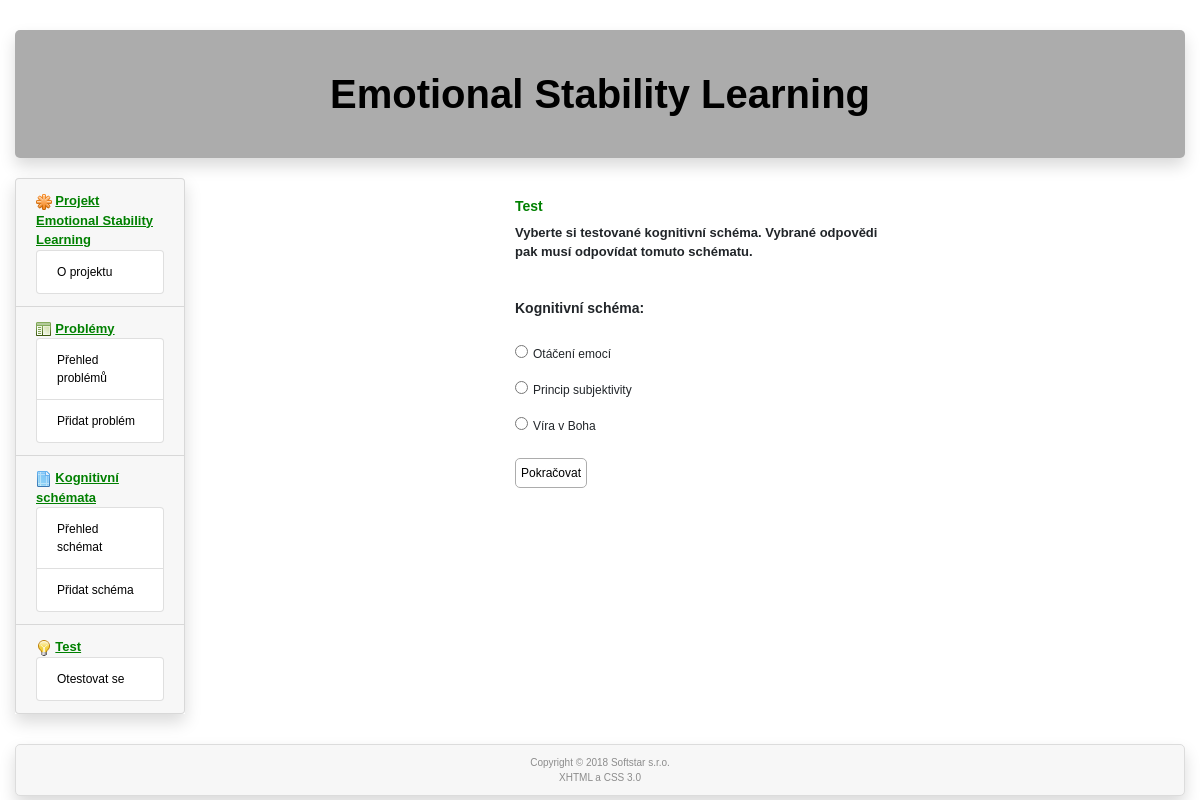
/test, run on an earlier commit of the app's database.
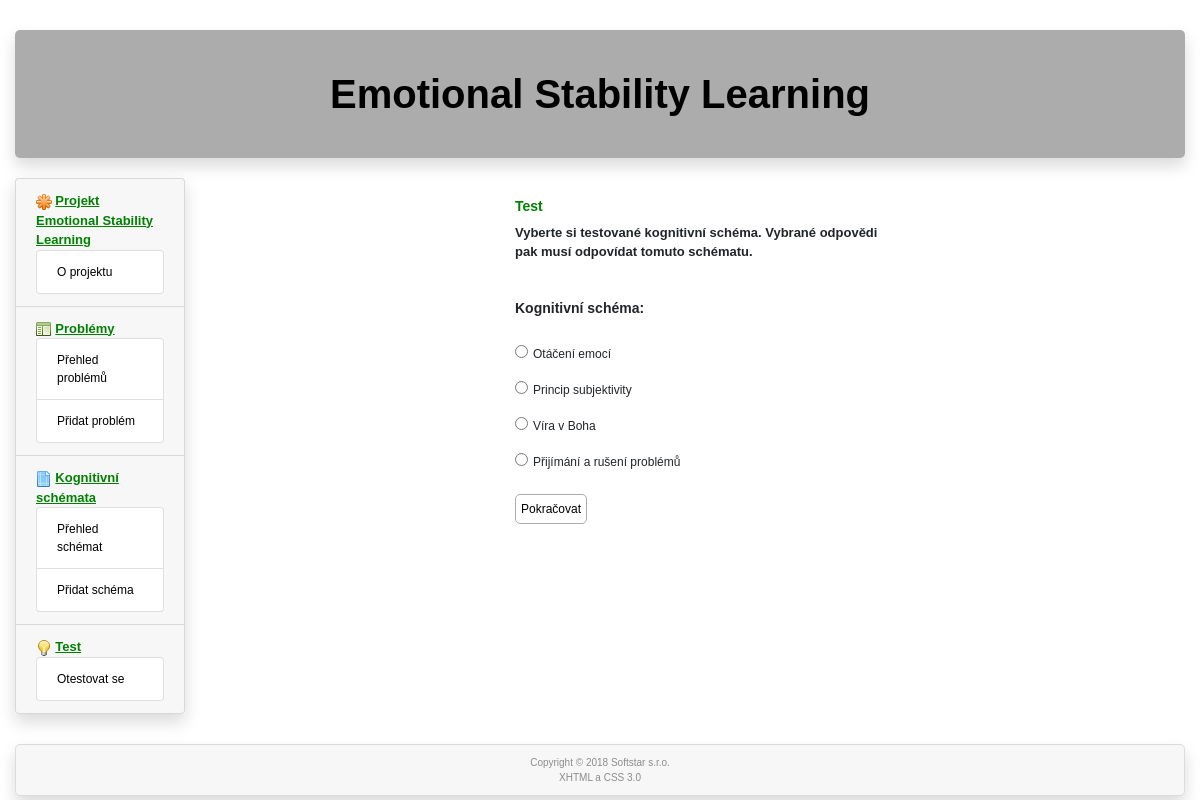
And on a later commit of the database.
### tables this page shows
CREATE TABLE `cog_schema` (
  `id` int(11) NOT NULL,
  `name` varchar(40) NOT NULL,
  `deleted` int(1) NOT NULL DEFAULT '0'
);

### www/administrator/includes/index.php (called while the page is built, shortened)
<?php
  $router = RouterController::getInstance();
  $router->ctrMain(array($_SERVER['REQUEST_URI']));
  $router->showView();
?>

### www/administrator/includes/controllers/TestController.php (called while the page is built, shortened)
<?php
class TestController extends Controller
{
    public function ctrMain($parameters)
    {
        $idcs = $_POST['idcs'];
        $cschemaModel = new CSchemaModel();
        if (empty($idcs))
        {
            $cschemas = $cschemaModel->selectAll();
        }
    }
}
?>

### www/administrator/cfg/sql.php (called while the page is built)
<?php
  $this->server='localhost';
  $this->user='emotions';
  $this->password='3M0710n5@#';
  $this->db_name='emotions';
?>

### www/administrator/models/cdb.php (called while the page is built, shortened)
<?php
class cdb {
  private $data, $querystring, $error, $conn;
  public $server, $user, $password, $db_name;
  function __construct()
  {
    require("./administrator/cfg/sql.php");
    $this->conn = null;
  }
  function connect() {
    $options=array(
      PDO::ATTR_ERRMODE => PDO::ERRMODE_EXCEPTION,
      PDO::MYSQL_ATTR_INIT_COMMAND => "SET NAMES utf8"
      );
    try {
            $this->conn = @new PDO("mysql:host=".$this->server.";dbname=".$this->db_name, $this->user, $this->password, $options);
    } catch (PDOException $e) {
        $error = 'DB connection failed: ' . $e->getMessage();
    }
    return(1);
  }
  function query($dotaz) {
    $error = '';
    try {
      $this->data=$this->conn->prepare($dotaz);
    } catch (PDOException $e) {
      $error = 'Preparation of query failed: ' . $e->getMessage();
      $this->data=null;
    }
    if ($error == '')
    {
      try {
          $result2 = $this->data->execute();
      } catch (PDOException $e) {
          $error = 'Execution of query failed: ' . $e->getMessage();
          $this->data=null;
      }
    }
    else
    {
      $this->error = $error;
      $result2 = false;
    }
    if ($result2) { return 1; }
    else  {return 0;}
  }
  function get_array() {
    $arr = array();
    if ($this->data) $arr = $this->data->fetch(PDO::FETCH_ASSOC);
    if (!empty($arr)) {return ($arr); }
    else { return 0; }
  }
};
?>

### www/administrator/models/DbModel.php (called while the page is built, shortened)
<?php
  class DbModel extends cdb
  {
    static private $instance = null;
    static function getInstance()
    {
      if (self::$instance == null)
      {
        self::$instance = new DbModel();
      }
      return self::$instance;
    }
    function selectAll($table, $order = '')
    {
      $query = "select * from $table where deleted='0'";
      if ($order != '') {
        $query .= " order by $order;";
      }
      else
      {
        $query .= ';';
      }
      if (!$this->query($query))
      {
        RouterController::getInstance()->setError('DbModel::selectAll():'.$this->get_error().'<br /><br />'.$query.'<br />');
      }
      else
      {
        $i = 0;
        while ($item=$this->get_array())
        {
        if (!empty($item))
          {
            $arr[$i] = $item;
            $i++;
          }
        }
      }
      return $arr;
    }
  }
?>

### www/administrator/models/CSchemaModel.php (called while the page is built, shortened)
<?php
class CSchemaModel
{
  public function selectAll()
  {
    $db = DbModel::getInstance();
    $cog_schemas = $db->selectAll('cog_schema', 'id asc');
    return $cog_schemas;
  }
}
?>

### www/administrator/includes/controllers/RouterController.php (called while the page is built, shortened)
<?php
class RouterController extends Controller
{
  protected $controller;
  private function camelNotation($text)
  {
    $sentence = str_replace('-', ' ', $text);
    $sentence = ucwords($sentence);
    $sentence = str_replace(' ', '', $sentence);
    return $sentence;
  }
  private function parseURL($url)
  {
    $parsedURL = parse_url($url);
    $parsedURL["path"] = ltrim($parsedURL["path"], "/");
    $parsedURL["path"] = trim($parsedURL["path"]);
    $divPath = explode("/", $parsedURL["path"]);
    return $divPath;
  }
  public function ctrMain($parameters)
  {
    $parsedURL = $this->parseURL($parameters[0]);
    if (empty($parsedURL[0]))
    {
      $this->controller = new HomePageController();
    }
    else
    {
      $view = array_shift($parsedURL);
      $controllerClass = $this->camelNotation($view) . 'Controller';
      if (file_exists('./administrator/includes/controllers/' . $controllerClass . '.php'))
      {
        if ($view == 'error')
        {
          $this->controller = new $controllerClass('');
        }
        else
        {
          $this->controller = new $controllerClass;
        }
      }
      else
      {
        $this->controller= new ErrorController('Error 404: page not found');
      }
    }
    $this->controller->ctrMain($parsedURL);
  }
}
?>

### www/administrator/includes/views/testSchema.phtml (the view, shortened to what this page needs)
<div class="col-sm-3"></div>
<div class="col-sm-4">
<h4>Test</h4>
<div class="message">Vyberte si testované kognitivní schéma. Vybrané odpovědi pak musí odpovídat tomuto schématu.</div><br /><br />
  <form method="post" action="http://<?= $this->siteName ?>/test">
    <div class="form-group">
      <label for="idcs">Kognitivní schéma:</label><br /><br />
      <?php
        foreach($cschemas as $cschema)
        {
            if ($cschema['id'] != 1)
                echo("                  <div class=\"testbox\"><input type='radio' id=\"idcs\" name='idcs' value=\"$cschema[id]\" class=\"radio\" /> <span class=\"radiotext\">$cschema[name]</span></div><br />\n");
        }
      ?>
    </div>
    <button type="submit" name="test1" value="Continue">Pokračovat</button>
  </form>
</div>
<div class="col-sm-3"></div>

What changed in the data, as far as the page shows it:
added cog_schema: name "Přijímání a rušení problémů"
